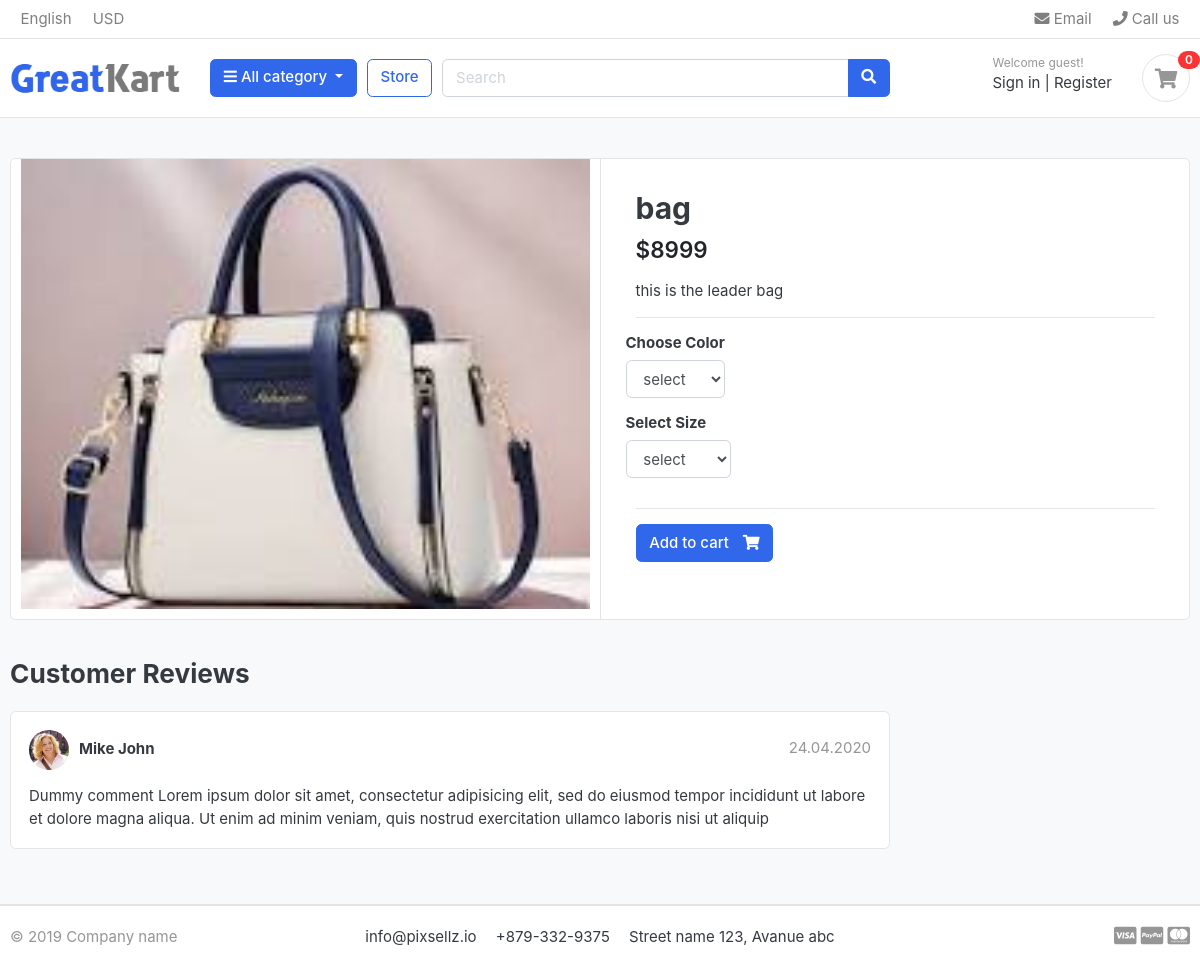
The page /store/category/bags/bag/ on the database its author committed.
### store/models.py (models this page shows, shortened)
class Product(models.Model):
    product_name=models.CharField(max_length=200,unique=True)
    slug=models.SlugField(max_length=255,unique=True)
    description=models.TextField(max_length=500,blank=True)
    price=models.IntegerField()
    image=models.ImageField(upload_to='products')
    stock=models.IntegerField()
    is_available=models.BooleanField(default=True)
    category=models.ForeignKey(Category,on_delete=models.CASCADE)
    created_date=models.DateTimeField(auto_now_add=True)
    modified_date=models.DateTimeField(auto_now_add=True)

### store/views.py (the view)
# urls.py: path('category/<slug:category_slug>/<slug:product_slug>/', views.product_detail, name='product_detail'),
def product_detail(request,category_slug,product_slug):
    try:
        single_product=Product.objects.get(category__slug=category_slug,slug=product_slug)
        in_cart=CartItem.objects.filter(cart__cart_id=_cart_id(request),product=single_product).exists
    except Exception as e:
        raise e
    context={
        'single_product':single_product,
        'in_cart':in_cart,
    }
    return render(request,'product_detail.html',context)

### carts/context_processor.py (called while the page is built)
def counter(request):
    cart_count=0
    if 'admin' in request.path:
        return{}
    else:
        try:
            cart=Cart.objects.filter(cart_id=_cart_id(request))
            cart_items=CartItem.objects.all().filter(cart=cart[:1])
            for cart_item in cart_items:
                cart_count+=cart_item.quantity
        except Cart.DoesNotExist:
            cart_count=0
    return dict(cart_count=cart_count)

### carts/views.py (called while the page is built)
def _cart_id(request):  # _private function
    cart = request.session.session_key
    if not cart:
        cart = request.session.create()
    return cart

### category/context_processor.py (called while the page is built)
def menu_links(request):
    links=Category.objects.all()
    return dict(links=links)

### category/models.py (called while the page is built)
    def get_url(self):
        return reverse('products_by_category',args=[self.slug])

### store/models.py (called while the page is built)
    def colors(self):
        return super(VariationManager,self).filter(variation_category='color',is_active=True)

    def sizes(self):
        return super(VariationManager,self).filter(variation_category='size',is_active=True)

### store/templates/product_detail.html (shortened to what this page needs)
{% extends 'base.html'%}
{% load static %}
{% block content %}
<section class="section-content padding-y bg">
<div class="container">
<div class="card">
	<div class="row no-gutters">
		<aside class="col-md-6">
<article class="gallery-wrap">
	<div class="img-big-wrap">
	   <a href="#"><img src="{{single_product.image.url}}"></a>
	</div>
</article>
		</aside>
		<main class="col-md-6 border-left">
			<form action="{% url 'add_cart' single_product.id %}" method="POST">
<article class="content-body">
<h2 class="title">{{single_product.product_name}}</h2>
<div class="mb-3">
	<var class="price h4">${{single_product.price}}</var>
</div>
<p>{{single_product.description}}</p>
<hr>
	<div class="row">
		<div class="item-option-select">
			<h6>Choose Color</h6>
			<select name="color" class="form-control"  required>
				<option value="" disabled selected>select</option>
			</select>
		</div>
	</div>
	<div class="row">
		<div class="item-option-select">
			<h6>Select Size</h6>
			<select name="size" class="form-control" >
				<option value="" disabled selected>select</option>
			</select>
		</div>
	</div>
	<hr>
    {% if single_product.stock <= 0 %}
    <h5 class='text-danger'>Out of stock </h5>
	{% else %}
        <button type="submit" class="btn  btn-primary"> <span class="text">Add to cart</span> <i class="fas fa-shopping-cart"></i>  </button>
    {% endif %}
</article>
</form>
		</main>
	</div>
</div>
<br>
<div class="row">
			<div class="col-md-9">
	<header class="section-heading">
		<h3>Customer Reviews </h3>
	</header>
	<article class="box mb-3">
		<div class="icontext w-100">
			<img src="{% static './images/avatars/avatar1.jpg'%}" class="img-xs icon rounded-circle">
			<div class="text">
				<span class="date text-muted float-md-right">24.04.2020 </span>
				<h6 class="mb-1">Mike John </h6>
			</div>
		</div>
		<div class="mt-3">
			<p>
				Dummy comment Lorem ipsum dolor sit amet, consectetur adipisicing elit, sed do eiusmod
				tempor incididunt ut labore et dolore magna aliqua. Ut enim ad minim veniam,
				quis nostrud exercitation ullamco laboris nisi ut aliquip
			</p>
		</div>
	</article>
	</div>
</div>
</div>
</section>
{% endblock %}

### store/static/css/ui.css (style rules this page uses)
html { font-family: "Inter", sans-serif; font-size: 15px; }
.content-body { flex: 1 1 auto; padding: 2rem 2.3rem; }
.img-xs, .img-sm, .img-md, .img-lg { -o-object-fit: cover; object-fit: cover; flex-shrink: 0; flex-grow: 0; }
.img-xs { width: 40px; height: 40px; }
.padding-y { padding-top: 40px; padding-bottom: 40px; }
var { font-style: normal; }
article:after, .form-group:after { display: block; clear: both; content: ""; }
.bg { background-color: #f8f9fa; }
.section-heading { margin-bottom: 20px; margin-top: 15px; }
p:last-child { margin-bottom: 0; }
.btn .text + i { margin-left: 10px; }
.icontext { display: inline-flex; align-items: center; vertical-align: middle; }
.icontext .text { width: 100%; line-height: 1.2; }
.icontext .icon { position: relative; margin-right: 10px; flex-shrink: 0; flex-grow: 0; }
.price { font-weight: 600; color: #212529; }
.box { padding: 18px; background: #fff; border-radius: 0.37rem; border: 1px solid #e4e4e4; }
.box img { max-width: 100%; }
.gallery-wrap .img-big-wrap { margin-bottom: 10px; border-radius: 0.37rem; overflow: hidden; background-color: #fff; }
.gallery-wrap .img-big-wrap a { text-align: center; display: block; }
.gallery-wrap .img-big-wrap img { height: 450px; width: auto; display: inline-block; }
.item-option-select { margin-bottom: 1rem; display: inline-block; margin-right: 15px; }

### rows shown on the page
Product: image (picture), product_name "bag", price "8999", description "this is the leader bag"

### other values the page prints
{{ cart_count }} "0"
